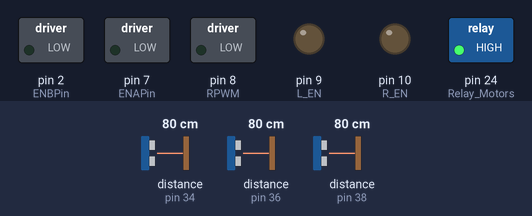
Bench run of a sketch on a simulated Arduino Mega 2560, built with avr-gcc and run on an emulated ATmega2560. Shown: switched loads named in the sketch (green lamp = pin HIGH), output pins drawn as LEDs (lit = HIGH). Wiring (inferred from the names in the program): 3 × ultrasonic range finder: trigger pin 35, echo pin 34 / trigger pin 37, echo pin 36 / trigger pin 39, echo pin 38. Inputs (shaded band) come from the test bench; at power-on: distance to the obstacle (sensors on pin 34, pin 36, pin 38) 80 cm. The echo pulse lasts 58.3 µs per cm; pins used as bus, display or sensor lines are not drawn; what the sketch prints to the serial monitor is not drawn.

Above: at 1.2 s.
1.3 s: distance to the obstacle (sensor on pin 34) set to 35 cm
3.1 s: distance to the obstacle (sensor on pin 34) set to 31 cm
At 4.5 s:
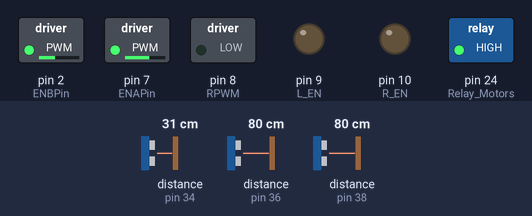
6.1 s: distance to the obstacle (sensor on pin 36) set to 34 cm
9.1 s: distance to the obstacle (sensor on pin 36) set to 31 cm
At 10.3 s:
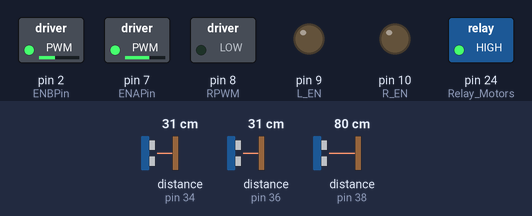
11.2 s: distance to the obstacle (sensor on pin 38) set to 2 cm
14.2 s: distance to the obstacle (sensor on pin 38) set to 35 cm
Timing chart, 0 to 17.6 s (numbered marks = the images above; inputs shaded):
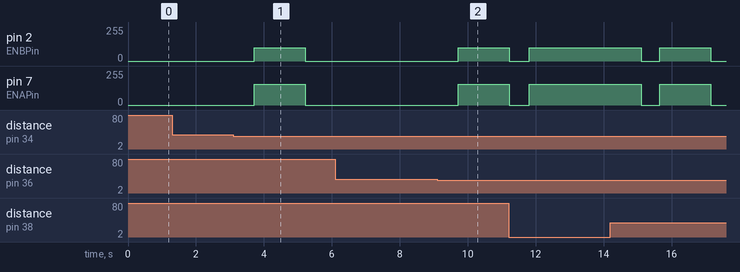

The sketch:

SensorDistancia.ino
```cpp
#include <Arduino.h>
#include <Wire.h>

//Motor A
#define ENAPin 7
#define IN1Pin 6
#define IN2Pin 5
//Motor B
#define ENBPin 2
#define IN3Pin 4
#define IN4Pin 3

//Motor Blades
#define RPWM 8
#define L_EN 9
#define R_EN 10

//Relay Switch
#define Relay_Motors 24

#define echoPin1 34   //S1
#define trigPin1 35
#define echoPin2 36   //S2
#define trigPin2 37
#define echoPin3 38   //S3
#define trigPin3 39

  int I=1;
  bool Cutting_Blades_Activate    = 1;


   byte PWM_Blade_Speed            = 245;

  int Max_Tracking_Turn_Right    = 150;
  int Max_Tracking_Turn_Left     = 150;

  //Wheel Motor Setup
  byte Max_Cycles                 = 150;
  byte PWM_MaxSpeed_LH            = 100;
  byte PWM_MaxSpeed_RH            = 155;

  long duration1 = 0;
  long duration2 = 0;
  long duration3 = 0;

  int distance1 = 999;
  int distance2 = 999;
  int distance3 = 999;

  int distance_blockage;

  int Sonar_Hit_1_Total;
  int Sonar_Hit_2_Total;
  int Sonar_Hit_3_Total;
  bool Sonar_Hit_Any_Total;
  bool Sonar_Hit_1 = 0;
  bool Sonar_Hit_2 = 0;
  bool Sonar_Hit_3 = 0;
  bool Sonar_Hit   = 0;

  bool Sonar_1_Activate           = 1;                          // Activate (1) Deactivate (0) Sonar 1
  bool Sonar_2_Activate           = 1;                          // Activate (1) Deactivate (0) Sonar 2
  bool Sonar_3_Activate           = 1;                          // Activate (1) Deactivate (0) Sonar 3
  int  Max_Sonar_Hit              = 3;
  long maxdistancesonar           = 30;

  int Mower_Turn_Delay_Left       = 1800;
  int Mower_Turn_Delay_Right      = 1500;
  int Mower_Reverse_Delay         = 1500;

void setup() {
  Serial.begin(115200);
  Setup_Relays();
  Setup_Motor_Pins();
  }

void loop() {
//Test_Wheel_Motors();
Check_Sonar_Sensors();
if ((Sonar_Hit == 1))        Manouver_Turn_Around_Sonar();
Serial.println();

}  // End Loop
```

Apply_Setup.ino
```cpp
void Setup_Relays() {
  pinMode(Relay_Motors, OUTPUT);
  delay(5);
  Turn_Off_Relay();
  delay(5);
  }

void Setup_Motor_Pins() {
  pinMode(L_EN, OUTPUT);
  pinMode(R_EN, OUTPUT);
  pinMode(RPWM, OUTPUT);
  }


void  Turn_On_Relay() {
   Serial.print("Relay:ON|");
   digitalWrite(Relay_Motors, LOW);
   }

void  Turn_Off_Relay() {
   Serial.print("Relay:Off|");
   digitalWrite(Relay_Motors, HIGH);
   }
```

Manouvers.ino
```cpp
void Manouver_Turn_Around_Sonar() {
  Motor_Action_Stop_Motors();
  delay(500);
  SetPins_ToGoBackwards();
  Motor_Action_Go_Full_Speed();
  delay(Mower_Reverse_Delay);
  Motor_Action_Stop_Motors();

  if ( distance1 < maxdistancesonar ||  distance2 < maxdistancesonar ) {
      SetPins_ToTurnRight();
      Motor_Action_Turn_Speed();
      delay(Mower_Turn_Delay_Right);
      }

  if (distance3 < maxdistancesonar) {
      SetPins_ToTurnLeft();
      Motor_Action_Turn_Speed();
      delay(Mower_Turn_Delay_Left);
      }

  Motor_Action_Stop_Motors();
  Sonar_Hit = 0;
//  Loop_Cycle_Mowing = 0;

}
```

Motor_Action.ino
```cpp
void Motor_Action_Go_Full_Speed()     {
      analogWrite(ENAPin, PWM_MaxSpeed_RH);
      analogWrite(ENBPin, PWM_MaxSpeed_LH);
      Serial.print(F("Wheel:FULL|"));
      }

void Motor_Action_GoFullSpeed_Out_Garage()     {
  analogWrite(ENAPin, PWM_MaxSpeed_RH);
  analogWrite(ENBPin, PWM_MaxSpeed_LH);
  Serial.print(F("Wheel:FULL|"));
  }


void SetPins_ToGoForwards()     {
  digitalWrite(IN1Pin, LOW);
  digitalWrite(IN2Pin, HIGH);
  digitalWrite(IN3Pin, LOW);
  digitalWrite(IN4Pin, HIGH);
  Serial.print(F("Wheel:For|"));
  }


void SetPins_ToGoBackwards()      {
  digitalWrite(IN1Pin, HIGH);                                     // Motor 1
  digitalWrite(IN2Pin, LOW);
  digitalWrite(IN3Pin, HIGH);                                     // Motor 2
  digitalWrite(IN4Pin, LOW);
  Serial.print(F("Wheel:Rev|"));
  delay(20);
  }


void Motor_Action_Stop_Motors()  {
  digitalWrite(ENAPin, 0);
  digitalWrite(IN1Pin, LOW);                                    //Motor 1
  digitalWrite(IN2Pin, LOW);

  digitalWrite(ENBPin, 0);                                      //Motor 2
  digitalWrite(IN3Pin, LOW);
  digitalWrite(IN4Pin, LOW);

  Serial.print(F("Wheel:0FF|"));
}


void SetPins_ToTurnLeft()       {
    digitalWrite(IN1Pin, LOW);
    digitalWrite(IN2Pin, HIGH);
    digitalWrite(IN3Pin, HIGH);                                  // Motor 2
    digitalWrite(IN4Pin, LOW);
    Serial.print(F("Wheel:TL_|"));
    }


void SetPins_ToTurnRight() {
      digitalWrite(IN1Pin, HIGH);                                   // Motor 1
      digitalWrite(IN2Pin, LOW);
      digitalWrite(IN3Pin, LOW);                                    //Motor 2
      digitalWrite(IN4Pin, HIGH);
      Serial.print(F("Wheel:R|"));
      }

void Motor_Action_Turn_Speed() {
      analogWrite(ENAPin, (PWM_MaxSpeed_RH - 0) );
      analogWrite(ENBPin, (PWM_MaxSpeed_LH - 0) );
      }

void Motor_Action_Spin_Blades()  {
  if (Cutting_Blades_Activate == 1) {
    delay(20);
    digitalWrite(R_EN, HIGH);
    digitalWrite(L_EN, HIGH);
    delay(20);
    analogWrite(RPWM, PWM_Blade_Speed);
    delay(20);
    Serial.print("Blades:ON_|");
   }

  if (Cutting_Blades_Activate == 0) {
    void StopSpinBlades();
  }
}

void Motor_Action_Stop_Spin_Blades()  {
  delay(20);
  digitalWrite(R_EN, LOW);
  digitalWrite(L_EN, LOW);
  delay(20);
  Serial.print("Blades:0FF|");
}
```

Sonar.ino
```cpp
void Check_Sonar_Sensors() {

  digitalWrite(trigPin1, LOW);
  delayMicroseconds(5);
  digitalWrite(trigPin2, LOW);
  delayMicroseconds(5);
  digitalWrite(trigPin3, LOW);

 if (Sonar_2_Activate == 1) distance2 = PingSonarX(trigPin2, echoPin2, 2, 2, 2, 0, 0);         //SONAR2
 if (Sonar_1_Activate == 1) distance1 = PingSonarX(trigPin1, echoPin1, 1, 1, 1, 1, 0);         //SONAR1
 if (Sonar_3_Activate == 1) distance3 = PingSonarX(trigPin3, echoPin3, 3, 3, 3, 2, 0);         //SONAR3

 }


/* SONAR Function
************************************************************************************/

int PingSonarX(int trigPinX, int echoPinX, int distanceX, long durationX, int sonarX, int LCDRow, int LCDColumn) {
  pinMode(trigPinX, OUTPUT);
  pinMode(echoPinX, INPUT);
  digitalWrite(trigPinX, HIGH);
  digitalWrite(trigPinX, LOW);
  delayMicroseconds(10);

  durationX = pulseIn(echoPinX, HIGH);
  distanceX = durationX * 0.034 / 2;
  delay(5);

  if (distanceX == 0) {
    distanceX = 999;
    Serial.print(F("S"));
    Serial.print(sonarX);
    Serial.print(F(":"));
    Serial.print(F("NP!"));
    Serial.print(F("|"));
  }

  Serial.print(F("S"));
  Serial.print(sonarX);
  Serial.print(F(":"));
  Serial.print(distanceX);
  Serial.print(F("cm"));
  Serial.print(F("/"));

  if (distanceX <= maxdistancesonar ) {

    if (sonarX == 1) {
        Sonar_Hit_1_Total = (Sonar_Hit_1_Total + 1);
        Serial.print(Sonar_Hit_1_Total);
        }
      if (sonarX == 2) {
        Sonar_Hit_2_Total = (Sonar_Hit_2_Total + 1);
        Serial.print(Sonar_Hit_2_Total);
        }
      if (sonarX == 3) {
        Sonar_Hit_3_Total = (Sonar_Hit_3_Total + 1);
        Serial.print(Sonar_Hit_3_Total);
        }
    if ( (Sonar_Hit_1_Total == Max_Sonar_Hit) || (Sonar_Hit_2_Total == Max_Sonar_Hit) || (Sonar_Hit_3_Total == Max_Sonar_Hit) ) {
      Sonar_Hit = 1;
      Serial.println("");
      Serial.println("Sonar Hit Detected");
      }

    }

  if (distanceX > maxdistancesonar) {
      if (sonarX == 1) {
        Sonar_Hit_1_Total = 0;
        Serial.print(Sonar_Hit_1_Total);
        }
      if (sonarX == 2) {
        Sonar_Hit_2_Total = 0;
        Serial.print(Sonar_Hit_2_Total);
        }
      if (sonarX == 3) {
        Sonar_Hit_3_Total = 0;
        Serial.print(Sonar_Hit_3_Total);
        }
    }


  return distanceX;
  return sonarX;
}
```

Test_Mower_Sketches.ino
```cpp
void Test_Relay() {

  digitalWrite(Relay_Motors, HIGH);
  Serial.println("Relay OFF");

  digitalWrite(Relay_Motors, LOW);
  Serial.println("Relay ON");
}


void Test_Wheel_Motors() {

  digitalWrite(Relay_Motors, LOW);
  delay(200);
  if (I == 1) {

  SetPins_ToTurnLeft();
  Motor_Action_Go_Full_Speed();
  delay(1000);
  Motor_Action_Stop_Motors();
  delay(1000);

  SetPins_ToTurnRight();
  Motor_Action_Go_Full_Speed();
  delay(2000);
  Motor_Action_Stop_Motors();
  delay(1000);

  SetPins_ToGoForwards();
  Motor_Action_Go_Full_Speed();
  delay(1000);
  Motor_Action_Stop_Motors();
  delay(1000);

  SetPins_ToGoBackwards();
  Motor_Action_Go_Full_Speed();
  delay(1000);
  Motor_Action_Stop_Motors();
  delay(1000);

  I = 2;
  }
  digitalWrite(Relay_Motors, HIGH);
  delay(200);
}


void Test_Mower_Blade_Motor() {

  digitalWrite(Relay_Motors, LOW);
  delay(200);
  delay(1000);
  Serial.println("Blades ON");
  Motor_Action_Spin_Blades();
  delay(7000);


  Motor_Action_Stop_Spin_Blades();
  delay(2000);
  digitalWrite(Relay_Motors, HIGH);
  delay(200);

  }
```

Measured:
- the behaviour switches between 32 and 31 cm on distance to the obstacle (sensor on pin 34) (found by bisection; images 0 and 1)
- after the input at 1.3 s, every drawn part: stays the same
- after the input at 3.1 s, pin 2 (ENBPin): 0/255 → 100/255 after 0.62 s, → 0/255 1.5 s later; pin 7 (ENAPin): 0/255 → 155/255 after 0.62 s, → 0/255 1.5 s later
- after the input at 6.1 s, every drawn part: stays the same
- after the input at 9.1 s, pin 2 (ENBPin): 0/255 → 100/255 after 0.62 s; pin 7 (ENAPin): 0/255 → 155/255 after 0.62 s
